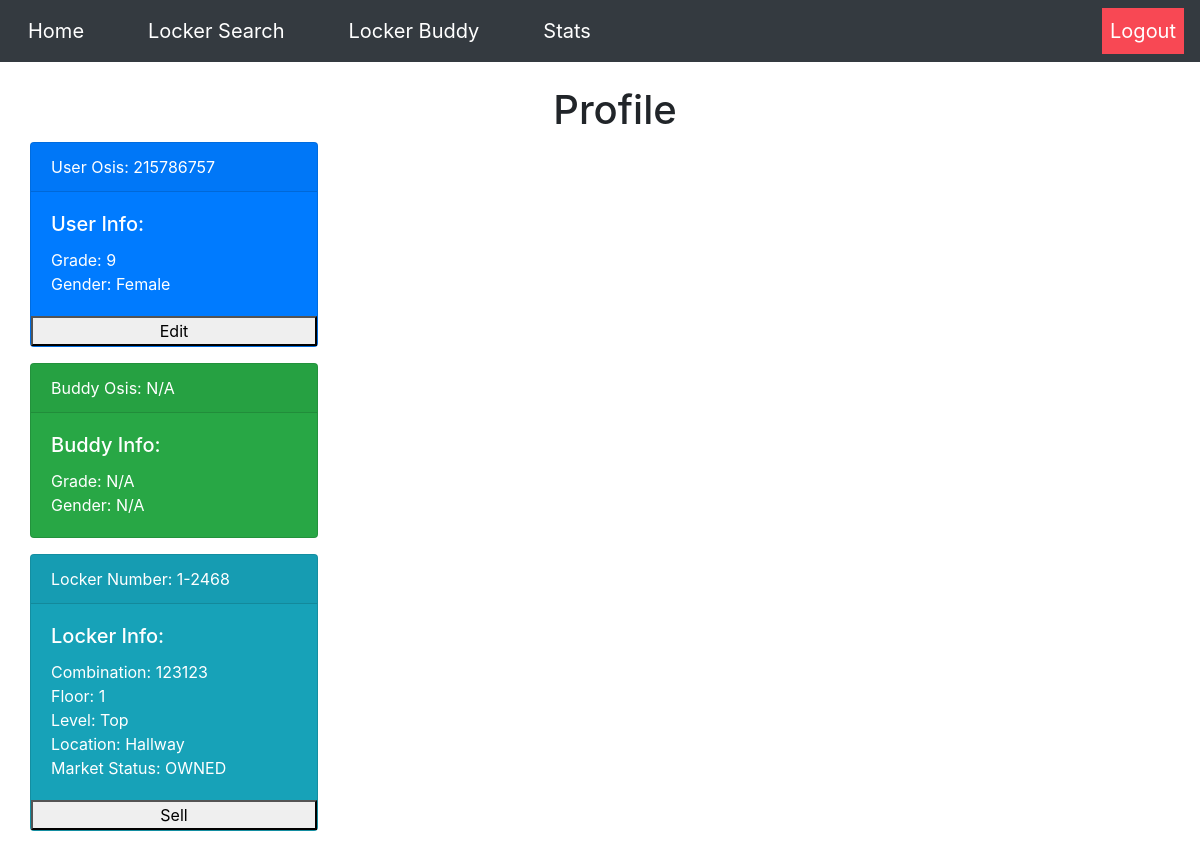
The page /home (signed in) on the database its author committed.
### tables this page shows
CREATE TABLE user_tbl (osis INT, password TEXT, locker INT, grade INT, buddy INT, survey TEXT, history TEXT, gender TEXT);

CREATE TABLE locker_tbl (locker INT, owner TEXT, combo TEXT, floor INT, level INT, location TEXT, status TEXT);

### __init__.py (the view)
@app.route("/home")
@login_required
def profile():
    user = db_manager.getUserInfo(session['osis'])
    buddy = ["N/A","N/A","N/A","N/A","N/A","N/A","N/A","N/A"]
    if len(user[4]) != 0:
        buddy = db_manager.getUserInfo(user[4])
    locker = db_manager.getLockerInfo(user[2])
    transactions = []
    if user[6] != '':
        transactions = user[6].split(",")
        for id in transactions:
            request=db_manager.getTransactionInfo(id)
            if len(request)>0:
                transactions.append(request)
    return render_template("home.html", heading="Profile", user=user, buddy=buddy, locker=locker, transactions=transactions)

### __init__.py (called while the page is built)
def login_required(f):
    @wraps(f)
    def dec(*args, **kwargs):
        if 'osis' in session:
            return f(*args, **kwargs)
        flash('You must be logged in to view this page!', 'alert-danger')
        return redirect('/')
    return dec

### db_builder.py (called while the page is built)
def execmany(cmd, inputs):
    db = sqlite3.connect(DB_FILE)
    c = db.cursor()
    output = c.execute(cmd, inputs)
    db.commit()
    return output

### db_manager.py (called while the page is built)
def getUserInfo(osis):
    q = "SELECT * from user_tbl WHERE osis=?"
    inputs = (osis,)
    data = execmany(q, inputs).fetchone()
    info = [data[0],data[1],data[2],data[3],data[4],data[5],data[6],data[7]]
    return info

def getLockerInfo(locker):
    q = "SELECT * from locker_tbl WHERE locker=?"
    inputs = (locker,)
    data = execmany(q, inputs).fetchone()
    info = [data[0],data[1],data[2],data[3],data[4],data[5],data[6]]
    return info

### templates/home.html (shortened to what this page needs)
{% extends "base.html" %}
{% block body %}
<div class="card text-white bg-primary mb-3" style="max-width: 18rem;">
  <div class="card-header">User Osis: {{user[0]}}</div>
  <div class="card-body">
    <h5 class="card-title">User Info:</h5>
    <p class="card-text">Grade: {{user[3]}} <br> Gender: {{user[7]}}</p>
  </div>
    <button>Edit</button>
</div>
<div class="card text-white bg-success mb-3" style="max-width: 18rem;">
  <div class="card-header">Buddy Osis: {{buddy[0]}}</div>
  <div class="card-body">
    <h5 class="card-title">Buddy Info:</h5>
    <p class="card-text">Grade: {{buddy[3]}} <br> Gender: {{buddy[7]}}</p>
  </div>
</div>
<div class="card text-white bg-info mb-3" style="max-width: 18rem;">
  <div class="card-header">Locker Number: {{locker[3]}}-{{locker[0]}}</div>
  <div class="card-body">
    <h5 class="card-title">Locker Info:</h5>
    <p class="card-text">Combination: {{locker[2]}} <br> Floor: {{locker[3]}} <br> Level: {{locker[4]}} <br> Location: {{locker[5]}} <br> Market Status: {{locker[6]}}</p>
  </div>
  <button>Sell</button>
</div>
  {% endblock %}

### templates/base.html (shortened to what this page needs)
<!DOCTYPE html>
<html>
    <head>
        <link rel="stylesheet" href="https://stackpath.bootstrapcdn.com/bootstrap/4.3.1/css/bootstrap.min.css">
    </head>
    <body>
      <nav class="navbar navbar-expand-lg navbar-dark bg-dark" style="margin-left: -50px;">
				    <div class="collapse navbar-collapse" id="navbarSupportedContent">
				        <ul class="navbar-nav">
				            <li class="nav-item active px-4">
				                <a class="nav-link" href="/home" style="font-size:20px;">Home</a>
				            </li>
				        </ul>
								<ul class="navbar-nav">
				            <li class="nav-item active px-4">
				                <a class="nav-link" href="/locker" style="font-size:20px;">Locker Search</a>
				            </li>
				        </ul>
								<ul class="navbar-nav">
				            <li class="nav-item active px-4">
				                <a class="nav-link" href="/buddy" style="font-size:20px;">Locker Buddy</a>
				            </li>
				        </ul>
								<ul class="navbar-nav">
				            <li class="nav-item active px-4">
				                <a class="nav-link" href="/stats" style="font-size:20px;">Stats</a>
				            </li>
				        </ul>
				        <ul class="navbar-nav ml-auto">
										<li class="nav-item navbar-right">
				                <a class="nav-link text-white" href="/logout" style="font-size:20px; background-color:#f84854;"> Logout </a>
				            </li>
				        </ul>
				    </div>
				</nav>
        <br>
        <center><h1>{{heading}}</h1></center>
        {% block body %}
        {% endblock %}
    </body>
</html>

### templates/base.html (style rules this page uses)
body { margin-left: 30px; }

### rows shown on the page
user_tbl: osis "215786757", grade "9", gender "Female"
locker_tbl: floor "1", locker "2468", combo "123123", level "Top", location "Hallway", status "OWNED"

### other values the page prints
{{ heading }} "Profile"
{{ buddy[0] }} "N/A"
{{ buddy[3] }} "N/A"
{{ buddy[7] }} "N/A"
